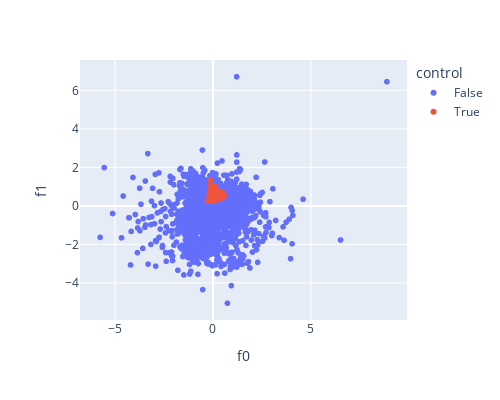
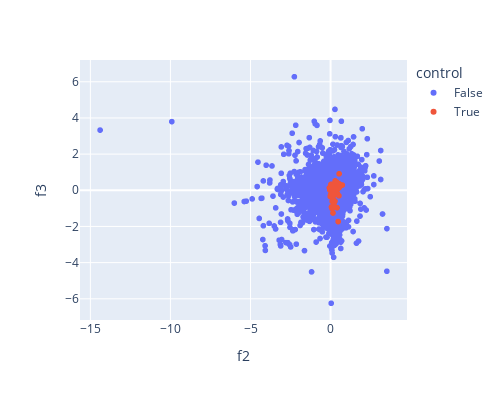
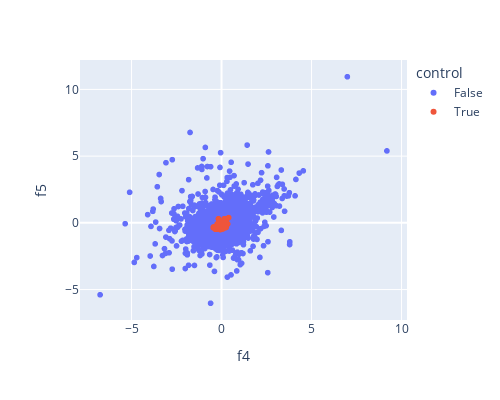

These figures' notebook cell, in order:
### Markdown cell above
### Here is the visualiztion of feature vectors

### Code cell
fig=px.scatter(df_to_be_shown,x='f0',y='f1',color='control',width=500, height=400)
fig.show()
fig=px.scatter(df_to_be_shown,x='f2',y='f3',color='control',width=500, height=400)
fig.show()
fig=px.scatter(df_to_be_shown,x='f4',y='f5',color='control',width=500, height=400)
fig.show()
